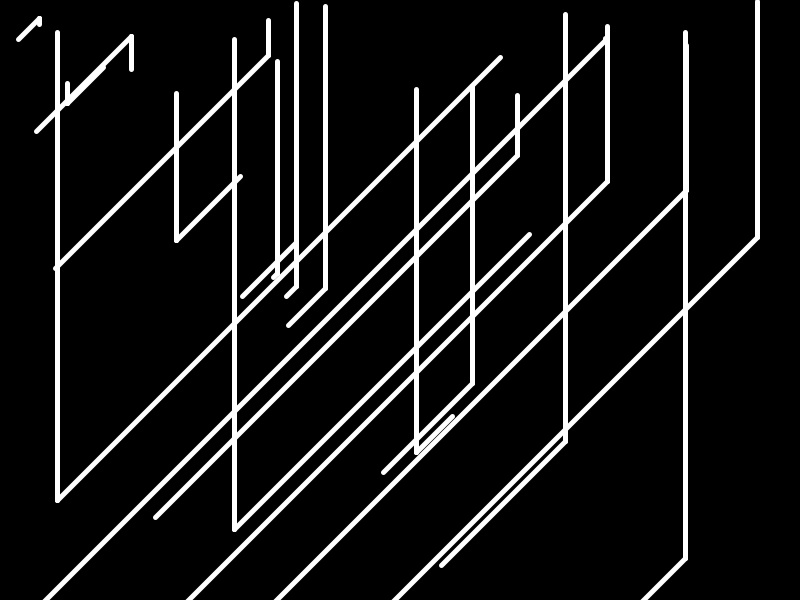
Frame 1 (no input)
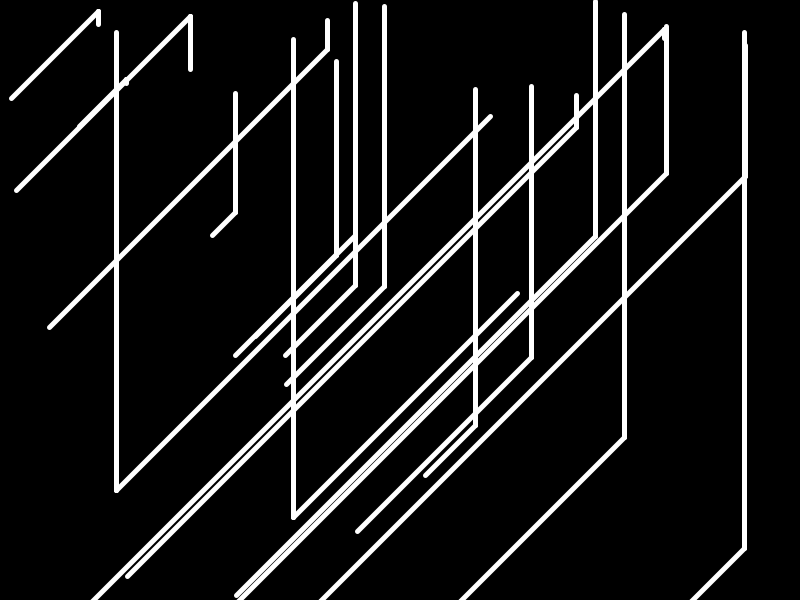
Frame 60 (the mouse pressed at the canvas centre just before this capture)
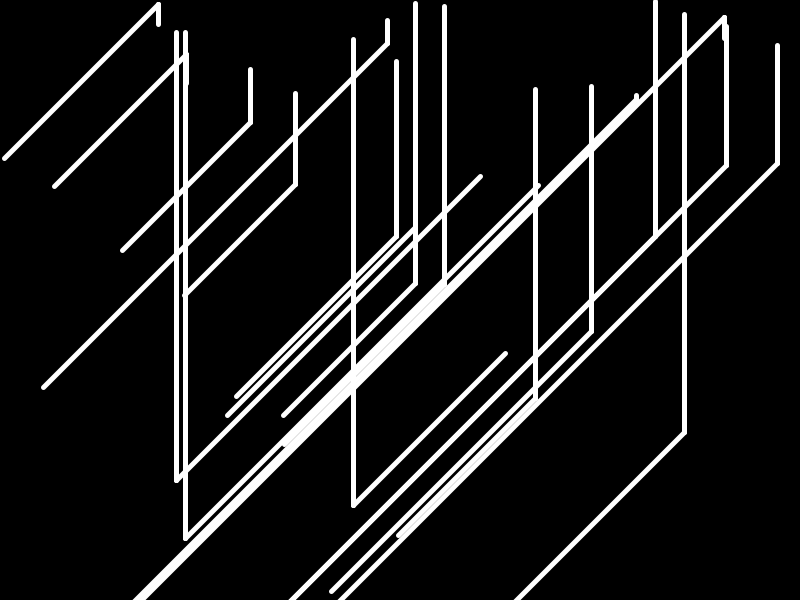
Frame 120 (the mouse held since frame 60 and released just before this capture)

The Processing sketch that drew these frames (run headless with seeded random() and noise(); from frame 60 on, the mouse is pressed at the canvas centre):

// Processing sketch: generative_d
// ── generative_d.pde
ArrayList <Shape> shape;

void setup () {
  size (800, 600);
  shape = new ArrayList();
  for (int i=0; i<20; i++) {
    shape.add(new Shape());
  }
  smooth();
  strokeWeight(5);
}

void draw () {
  background(0);
  for (Shape s : shape) {
    s.update();
  }
}

class Shape {
  float x;
  float y;
  float speed;
  float a;
  float b;

  Shape () {
    x = random(800);
    y = random(600);
    speed = 1;
    a = random(100);
    b = random(100);
  }
  void update () {
    grid();
    grow();
  }

  void grow() {
    y += (0 - a)  * 0.005;
      if (abs(y) < 1) {
          y = random(600);
      }
      x = x + speed;
      if (x > 800) {
       x = random(800); 
      }
      
    println(x);
  }


  void grid() {
    //translate (width/2, 0);
    stroke(255);
    line (x, y, x, a);
    line (x, y, x, y);
    line (y, x, x, y);
  }
}
